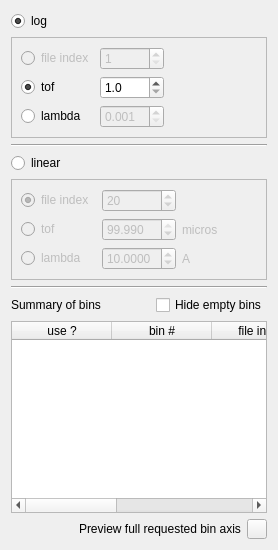
           <widget class="QWidget" name="tab">
            <attribute name="title">
             <string>Auto</string>
            </attribute>
            <layout class="QVBoxLayout" name="verticalLayout_3">
             <item>
              <widget class="QRadioButton" name="auto_log_radioButton">
               <property name="minimumSize">
                <size>
                 <width>100</width>
                 <height>0</height>
                </size>
               </property>
               <property name="maximumSize">
                <size>
                 <width>100</width>
                 <height>16777215</height>
                </size>
               </property>
               <property name="text">
                <string>log</string>
               </property>
               <property name="checked">
                <bool>true</bool>
               </property>
              </widget>
             </item>
             <item>
              <widget class="QFrame" name="bin_auto_log_frame">
               <property name="sizePolicy">
                <sizepolicy hsizetype="Minimum" vsizetype="Preferred">
                 <horstretch>0</horstretch>
                 <verstretch>0</verstretch>
                </sizepolicy>
               </property>
               <property name="frameShape">
                <enum>QFrame::StyledPanel</enum>
               </property>
               <property name="frameShadow">
                <enum>QFrame::Raised</enum>
               </property>
               <layout class="QGridLayout" name="gridLayout">
                <item row="0" column="0">
                 <widget class="QRadioButton" name="bin_auto_log_file_index_radioButton">
                  <property name="enabled">
                   <bool>false</bool>
                  </property>
                  <property name="text">
                   <string>file index</string>
                  </property>
                  <property name="checked">
                   <bool>false</bool>
                  </property>
                 </widget>
                </item>
                <item row="1" column="0">
                 <widget class="QRadioButton" name="bin_auto_log_tof_radioButton">
                  <property name="text">
                   <string>tof</string>
                  </property>
                  <property name="checked">
                   <bool>true</bool>
                  </property>
                 </widget>
                </item>
                <item row="1" column="2">
                 <spacer name="horizontalSpacer_6">
                  <property name="orientation">
                   <enum>Qt::Horizontal</enum>
                  </property>
                  <property name="sizeHint" stdset="0">
                   <size>
                    <width>40</width>
                    <height>20</height>
                   </size>
                  </property>
                 </spacer>
                </item>
                <item row="2" column="1">
                 <widget class="QDoubleSpinBox" name="auto_log_lambda_doubleSpinBox">
                  <property name="enabled">
                   <bool>false</bool>
                  </property>
                  <property name="maximumSize">
                   <size>
                    <width>200</width>
                    <height>16777215</height>
                   </size>
                  </property>
                  <property name="decimals">
                   <number>3</number>
                  </property>
                  <property name="minimum">
                   <double>0.001000000000000</double>
                  </property>
                 </widget>
                </item>
                <item row="0" column="1">
                 <widget class="QSpinBox" name="auto_log_file_index_spinBox">
                  <property name="enabled">
                   <bool>false</bool>
                  </property>
                  <property name="minimum">
                   <number>1</number>
                  </property>
                  <property name="maximum">
                   <number>2000</number>
                  </property>
                 </widget>
                </item>
                <item row="1" column="1">
                 <widget class="QDoubleSpinBox" name="auto_log_tof_doubleSpinBox">
                  <property name="enabled">
                   <bool>true</bool>
                  </property>
                  <property name="maximumSize">
                   <size>
                    <width>200</width>
                    <height>16777215</height>
                   </size>
                  </property>
                  <property name="decimals">
                   <number>1</number>
                  </property>
                  <property name="minimum">
                   <double>1.000000000000000</double>
                  </property>
                 </widget>
                </item>
                <item row="2" column="0">
                 <widget class="QRadioButton" name="bin_auto_log_lambda_radioButton">
                  <property name="text">
                   <string>lambda</string>
                  </property>
                 </widget>
                </item>
               </layout>
              </widget>
             </item>
             <item>
              <widget class="Line" name="line">
               <property name="orientation">
                <enum>Qt::Horizontal</enum>
               </property>
              </widget>
             </item>
             <item>
              <widget class="QRadioButton" name="auto_linear_radioButton">
               <property name="minimumSize">
                <size>
                 <width>100</width>
                 <height>0</height>
                </size>
               </property>
               <property name="maximumSize">
                <size>
                 <width>100</width>
                 <height>16777215</height>
                </size>
               </property>
               <property name="text">
                <string>linear</string>
               </property>
              </widget>
             </item>
             <item>
              <widget class="QFrame" name="bin_auto_linear_frame">
               <property name="enabled">
                <bool>false</bool>
               </property>
               <property name="sizePolicy">
                <sizepolicy hsizetype="Minimum" vsizetype="Preferred">
                 <horstretch>0</horstretch>
                 <verstretch>0</verstretch>
                </sizepolicy>
               </property>
               <property name="frameShape">
                <enum>QFrame::StyledPanel</enum>
               </property>
               <property name="frameShadow">
                <enum>QFrame::Raised</enum>
               </property>
               <layout class="QGridLayout" name="gridLayout_4">
                <item row="2" column="0">
                 <widget class="QRadioButton" name="auto_linear_lambda_radioButton">
                  <property name="text">
                   <string>lambda</string>
                  </property>
                 </widget>
                </item>
                <item row="1" column="0">
                 <widget class="QRadioButton" name="auto_linear_tof_radioButton">
                  <property name="text">
                   <string>tof</string>
                  </property>
                 </widget>
                </item>
                <item row="0" column="0">
                 <widget class="QRadioButton" name="auto_linear_file_index_radioButton">
                  <property name="minimumSize">
                   <size>
                    <width>50</width>
                    <height>0</height>
                   </size>
                  </property>
                  <property name="maximumSize">
                   <size>
                    <width>100</width>
                    <height>16777215</height>
                   </size>
                  </property>
                  <property name="text">
                   <string>file index</string>
                  </property>
                  <property name="checked">
                   <bool>true</bool>
                  </property>
                 </widget>
                </item>
                <item row="1" column="1">
                 <widget class="QDoubleSpinBox" name="auto_linear_tof_doubleSpinBox">
                  <property name="enabled">
                   <bool>false</bool>
                  </property>
                  <property name="decimals">
                   <number>3</number>
                  </property>
                  <property name="minimum">
                   <double>1.000000000000000</double>
                  </property>
                  <property name="value">
                   <double>99.989999999999995</double>
                  </property>
                 </widget>
                </item>
                <item row="2" column="1">
                 <widget class="QDoubleSpinBox" name="auto_linear_lambda_doubleSpinBox">
                  <property name="enabled">
                   <bool>false</bool>
                  </property>
                  <property name="decimals">
                   <number>4</number>
                  </property>
                  <property name="minimum">
                   <double>0.000100000000000</double>
                  </property>
                  <property name="maximum">
                   <double>20.000000000000000</double>
                  </property>
                  <property name="singleStep">
                   <double>0.010000000000000</double>
                  </property>
                  <property name="value">
                   <double>10.000000000000000</double>
                  </property>
                 </widget>
                </item>
                <item row="1" column="2">
                 <widget class="QLabel" name="bin_auto_linear_tof_units_label">
                  <property name="enabled">
                   <bool>false</bool>
                  </property>
                  <property name="text">
                   <string>micros</string>
                  </property>
                 </widget>
                </item>
                <item row="2" column="2">
                 <widget class="QLabel" name="bin_auto_linear_lambda_units_label">
                  <property name="enabled">
                   <bool>false</bool>
                  </property>
                  <property name="text">
                   <string>A</string>
                  </property>
                 </widget>
                </item>
                <item row="0" column="1">
                 <widget class="QSpinBox" name="auto_linear_file_index_spinBox">
                  <property name="minimum">
                   <number>1</number>
                  </property>
                  <property name="maximum">
                   <number>2000</number>
                  </property>
                  <property name="value">
                   <number>20</number>
                  </property>
                 </widget>
                </item>
               </layout>
              </widget>
             </item>
             <item>
              <widget class="Line" name="line_2">
               <property name="orientation">
                <enum>Qt::Horizontal</enum>
               </property>
              </widget>
             </item>
             <item>
              <layout class="QHBoxLayout" name="horizontalLayout_6">
               <item>
                <widget class="QLabel" name="label_9">
                 <property name="text">
                  <string>Summary of bins</string>
                 </property>
                </widget>
               </item>
               <item>
                <spacer name="horizontalSpacer_7">
                 <property name="orientation">
                  <enum>Qt::Horizontal</enum>
                 </property>
                 <property name="sizeHint" stdset="0">
                  <size>
                   <width>40</width>
                   <height>20</height>
                  </size>
                 </property>
                </spacer>
               </item>
               <item>
                <widget class="QCheckBox" name="bin_auto_hide_empty_bins_checkBox">
                 <property name="text">
                  <string>Hide empty bins</string>
                 </property>
                </widget>
               </item>
              </layout>
             </item>
             <item>
              <widget class="QTableWidget" name="bin_auto_tableWidget">
               <property name="contextMenuPolicy">
                <enum>Qt::CustomContextMenu</enum>
               </property>
               <property name="alternatingRowColors">
                <bool>true</bool>
               </property>
               <property name="selectionMode">
                <enum>QAbstractItemView::MultiSelection</enum>
               </property>
               <property name="selectionBehavior">
                <enum>QAbstractItemView::SelectRows</enum>
               </property>
               <attribute name="verticalHeaderVisible">
                <bool>false</bool>
               </attribute>
               <column>
                <property name="text">
                 <string>use ?</string>
                </property>
               </column>
               <column>
                <property name="text">
                 <string>bin #</string>
                </property>
               </column>
               <column>
                <property name="text">
                 <string>file index</string>
                </property>
               </column>
               <column>
                <property name="text">
                 <string>tof</string>
                </property>
               </column>
               <column>
                <property name="text">
                 <string>lambda</string>
                </property>
               </column>
              </widget>
             </item>
             <item>
              <layout class="QHBoxLayout" name="horizontalLayout_7">
               <item>
                <spacer name="horizontalSpacer_8">
                 <property name="orientation">
                  <enum>Qt::Horizontal</enum>
                 </property>
                 <property name="sizeHint" stdset="0">
                  <size>
                   <width>40</width>
                   <height>20</height>
                  </size>
                 </property>
                </spacer>
               </item>
               <item>
                <widget class="QLabel" name="label_8">
                 <property name="text">
                  <string>Preview full requested bin axis</string>
                 </property>
                </widget>
               </item>
               <item>
                <widget class="QPushButton" name="visualize_auto_bins_axis_generated_pushButton">
                 <property name="minimumSize">
                  <size>
                   <width>20</width>
                   <height>20</height>
                  </size>
                 </property>
                 <property name="maximumSize">
                  <size>
                   <width>20</width>
                   <height>20</height>
                  </size>
                 </property>
                 <property name="sizeIncrement">
                  <size>
                   <width>20</width>
                   <height>0</height>
                  </size>
                 </property>
                 <property name="toolTip">
                  <string/>
                 </property>
                 <property name="toolTipDuration">
                  <number>4</number>
                 </property>
                 <property name="whatsThis">
                  <string extracomment="aa"/>
                 </property>
                 <property name="text">
                  <string extracomment="bb"/>
                 </property>
                </widget>
               </item>
              </layout>
             </item>
            </layout>
           </widget>
